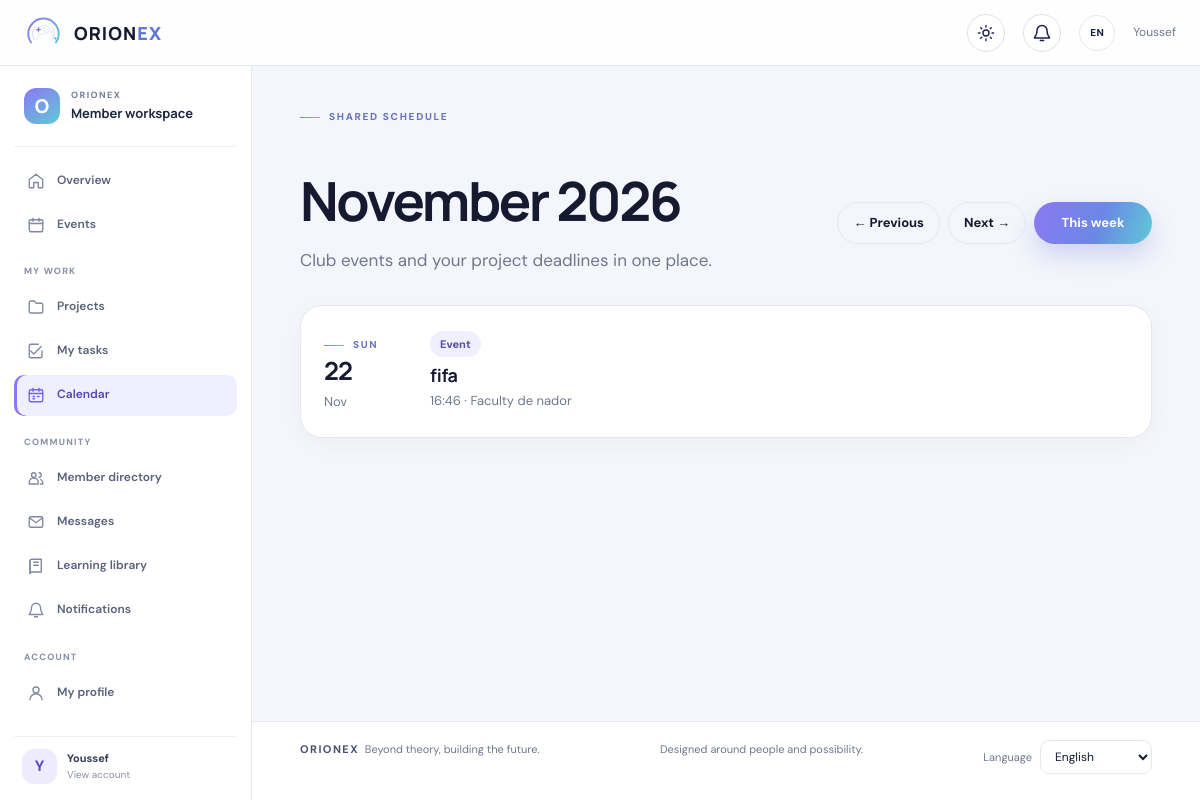
/calendar/ (signed in), run on an earlier commit of the app's database.
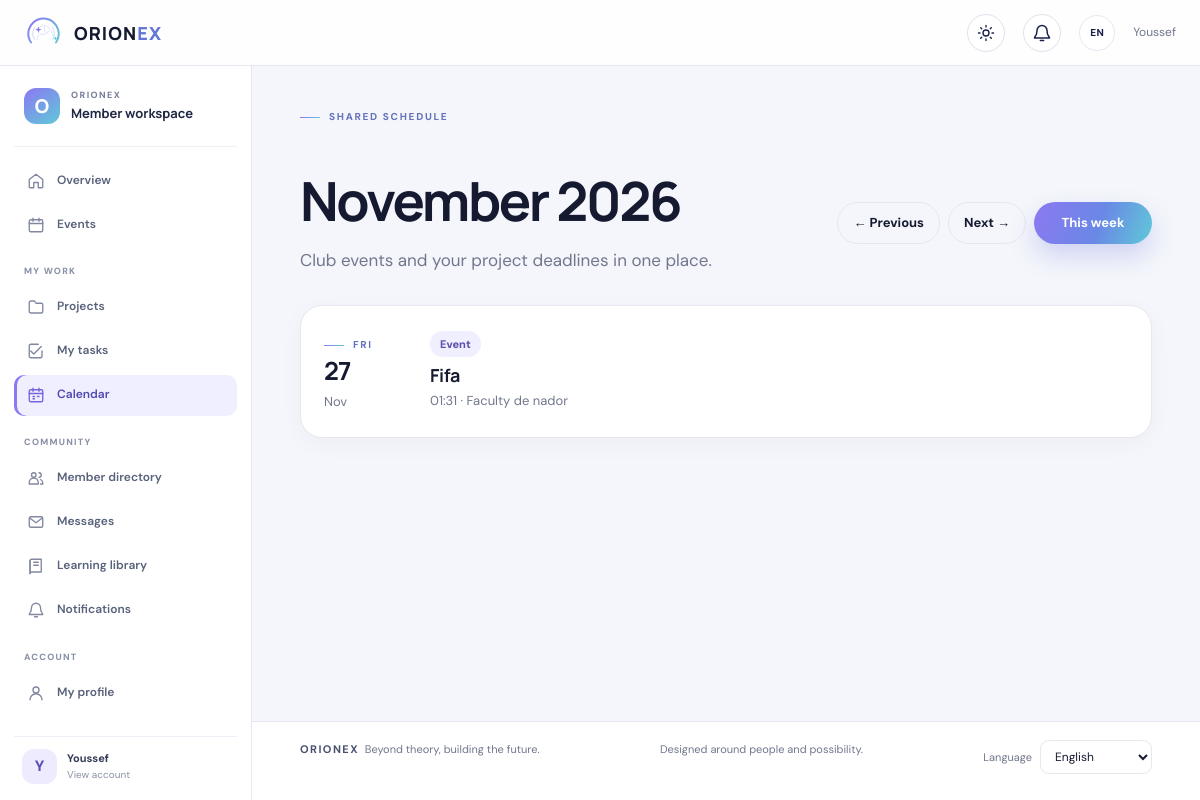
And on a later commit of the database.
### core/models.py (models this page shows, shortened)
class Event(models.Model):
    title = models.CharField(max_length=200)
    date = models.DateTimeField()
    place = models.CharField(max_length=200, blank=True)
    registration_open = models.BooleanField(default=False)
    description = models.TextField(blank=True)
    capacity = models.PositiveIntegerField(null=True, blank=True)

### core/views.py (the view)
# urls.py: path('calendar/', views.calendar, name='calendar'),
@capability_required("can_access_calendar")
def calendar(request):
    view = request.GET.get("view", "month")
    today = timezone.localdate()
    month = today.replace(day=1)
    week_date = today
    try:
        month = month.replace(year=int(request.GET.get("year", month.year)), month=int(request.GET.get("month", month.month)))
    except (ValueError, TypeError):
        pass
    if view == "week":
        try:
            week_date = timezone.datetime.strptime(request.GET.get("date", today.isoformat()), "%Y-%m-%d").date()
        except (ValueError, TypeError):
            week_date = today
        start_date = week_date - timezone.timedelta(days=week_date.weekday())
        end_date = start_date + timezone.timedelta(days=7)
        previous = start_date - timezone.timedelta(days=7)
        next_period = start_date + timezone.timedelta(days=7)
    else:
        next_period = (month.replace(day=28) + timezone.timedelta(days=4)).replace(day=1)
        previous = (month - timezone.timedelta(days=1)).replace(day=1)
        start_date, end_date = month, next_period
    start = timezone.make_aware(timezone.datetime.combine(start_date, timezone.datetime.min.time()))
    end = timezone.make_aware(timezone.datetime.combine(end_date, timezone.datetime.min.time()))
    entries = []
    for event in Event.objects.filter(date__gte=start, date__lt=end).order_by("date"):
        entries.append({"date": timezone.localtime(event.date).date(), "time": timezone.localtime(event.date).strftime("%H:%M"), "title": event.title, "kind": "Event", "url": f"/events/{event.pk}/", "place": event.place})
    member = Member.objects.filter(user=request.user).first()
    projects = Project.objects.filter(due_date__gte=start_date, due_date__lt=end_date).order_by("due_date")
    if not _can_manage_projects(request.user):
        projects = projects.filter(Q(members=member) | Q(leader=member)).distinct() if member else projects.none()
    entries.extend({"date": p.due_date, "time": "", "title": f"{p.title} deadline", "kind": "Project", "url": f"/projects/{p.pk}/", "place": ""} for p in projects)
    entries.sort(key=lambda item: (item["date"], item["time"], item["title"]))
    return render(request, "core/calendar.html", {"month": month, "entries": entries, "previous": previous, "next": next_period, "view": view, "week_start": start_date, "week_end": end_date - timezone.timedelta(days=1)})

### core/context_processors.py (called while the page is built)
def member_capabilities(request):
    unread_notifications = Notification.objects.filter(
        recipient=request.user, read_at__isnull=True
    ).count() if request.user.is_authenticated else 0
    unread_messages = Message.objects.filter(recipient=request.user, is_read=False).count() if request.user.is_authenticated else 0
    return {
        "capabilities": {
            capability: has_capability(request.user, capability)
            for capability in CAPABILITIES
        },
        "notification_unread": unread_notifications,
        "unread": unread_messages,
    }

### core/permissions.py (called while the page is built)
def has_capability(user, capability):
    if not user.is_authenticated:
        return False
    if user.is_superuser:
        return True
    try:
        member = user.member
    except user._meta.model.member.RelatedObjectDoesNotExist:
        member = None
    return bool(member and getattr(member, capability, False))

### core/views.py (called while the page is built)
def _can_manage_projects(user):
    return has_capability(user, "can_manage_members") or has_capability(user, "can_manage_events")

### core/templates/core/calendar.html (shortened to what this page needs)
{% extends 'core/base.html' %}
{% block body %}
<main class="page">
  <span class="eyebrow">Shared schedule</span>
  <div class="section-head calendar-heading">
    <div><h1>{% if view == 'week' %}{{ week_start|date:'d M' }} – {{ week_end|date:'d M Y' }}{% else %}{{ month|date:'F Y' }}{% endif %}</h1><p class="lede">Club events and your project deadlines in one place.</p></div>
    <div class="toolbar calendar-nav" aria-label="Calendar navigation">
      {% if view == 'week' %}<a class="button button-outline" href="?view=week&date={{ previous|date:'Y-m-d' }}">← Previous</a><a class="button button-outline" href="?view=week&date={{ next|date:'Y-m-d' }}">Next →</a><a class="button button-glow" href="?year={{ month.year }}&month={{ month.month }}">Month view</a>
      {% else %}<a class="button button-outline" href="?year={{ previous.year }}&month={{ previous.month }}">← Previous</a><a class="button button-outline" href="?year={{ next.year }}&month={{ next.month }}">Next →</a><a class="button button-glow" href="?view=week">This week</a>{% endif %}
    </div>
  </div>
  <div class="stack">
    {% for item in entries %}<article class="card calendar-entry"><div class="calendar-entry-date"><span class="eyebrow">{{ item.date|date:'D' }}</span><h2>{{ item.date|date:'d' }}</h2><span class="meta">{{ item.date|date:'M' }}</span></div><div class="calendar-entry-content"><span class="badge">{{ item.kind }}</span><h3><a href="{{ item.url }}">{{ item.title }}</a></h3>{% if item.time or item.place %}<p class="meta">{% if item.time %}{{ item.time }}{% endif %}{% if item.place %}{% if item.time %} · {% endif %}{{ item.place }}{% endif %}</p>{% endif %}</div></article>
    {% empty %}<div class="empty">Nothing scheduled for this {{ view }}.</div>{% endfor %}
  </div>
</main>
{% endblock %}

What changed in the data, as far as the page shows it:
removed Event: title "fifa", place "Faculty de nador"
added Event: title "Fifa", place "Faculty de nador"
Also different on the page:
new list line: "FRI 27 Nov Event 01:31 ·"
list line gone: "SUN 22 Nov Event 16:46 ·"
